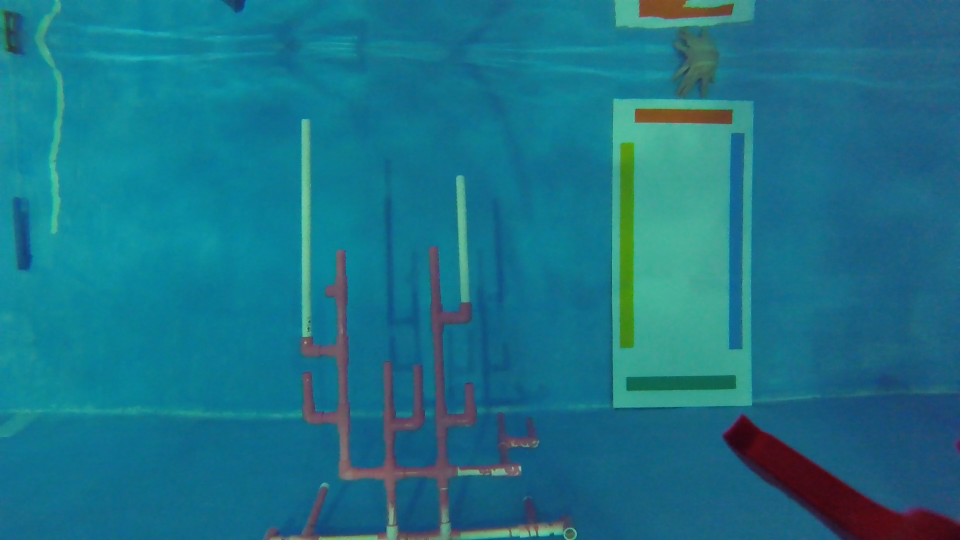
#> input picture photos/Capture.png, 1920 x 1080 px, found by its file name (shown at 1/2 size)
$ python test3.py
#> lines starting #> are read from the running program, lines starting #| are printed output that depends on the picture; after the words box and inside, x2 and y2 are one past the last pixel; in counts of white or black regions, pixels touching at a corner belong together
import matplotlib.pyplot as plt
import math
import numpy as np
from matplotlib import pyplot as plt
import cv2
import imutils

def linelen(x):
    return math.sqrt( pow(x[3]-x[1], 2) + pow(x[2]-x[0], 2) )

#x1, y1, x2, y2
def para_project(line1, line2):
    A = line1[0] - line2[0]
    B = line1[1] - line2[1]
    C = line2[2] - line2[0]
    D = line2[3] - line2[1]
    dot = A * C + B * D
    len_sq = C * C + D * D
    param = dot / len_sq
    newx = line2[0] + param * C
    newy = line2[1] + param * D
    deltax = newx - line1[0]
    deltay = newy - line1[1]
    line3 = [line1[0]+deltax, line1[1]+deltay, line1[2]+deltax, line1[3]+deltay]

    bigli = [ [line3[0], line3[1], line2[0], line2[1]], [line3[0], line3[1], line2[2], line2[3]], [line3[2], line3[3], line2[0], line2[1]], [line3[2], line3[3], line2[2], line2[3]] ]
    maxlen = 0
    for trycoords in bigli:
        templen = linelen(trycoords)
        if(templen > maxlen):
            maxlen = templen
            coords = trycoords
    line4 = coords

    if( (linelen(line3) + linelen(line2)) >= linelen(line4) ):
        return True
    return False


def find_slope(x):
    if(x[2] == x[0]):
        return np.nan
    return (x[3]-x[1])/(x[2]-x[0])


def find_parallels(slopes, lines):
    di = {}
    for idx, slope in enumerate(slopes):
        for jdx, pair in enumerate(slopes):
            #if (jdx > idx): #no symmetry
            if not (jdx == idx):
                if((np.isnan(slope) and np.isnan(pair)) or (slope == pair)):  #is parallel
                    if( para_project(lines[idx], lines[jdx]) ):
                        di_li_add(di, idx, jdx)
    return di

def di_li_add(di, i, j):
    if(i in di.keys()):
        di[i].append(j)
    else:
        di[i] = [j]


def find_orthos(keep, slopes, lines):
    stuff = {}
    for line in keep:
        for idx, slope in enumerate(slopes):
            #if(idx > line): #no symmetry
            if(np.isnan(slopes[line])):
                if(slope == 0):

                    for i in keep[line]:
                        if( ortho_project( lines[line], lines[i], lines[idx] ) ):
                            if not(idx in stuff):
                                stuff[idx] = set()
                                stuff[idx].add( frozenset([line, i]) )
                            else:
                                stuff[idx].add( frozenset([line, i]) )

            elif(slopes[line] == 0):
                if(np.isnan(slope)):

                    for i in keep[line]:
                        if( ortho_project( lines[line], lines[i], lines[idx] ) ):
                            if not(idx in stuff):
                                stuff[idx] = set()
                                stuff[idx].add( frozenset([line, i]) )
                            else:
                                stuff[idx].add( frozenset([line, i]) )

            elif(slopes[line] * slope == -1):   #orthogonal

                for i in keep[line]:
                    if( ortho_project( lines[line], lines[i], lines[idx] ) ):
                        if not(idx in stuff):
                            stuff[idx] = set()
                            stuff[idx].add( frozenset([line, i]) )
                        else:
                            stuff[idx].add( frozenset([line, i]) )

    return stuff


def ortho_project(para1, para2, orth):
    A = para1[0] - orth[0]
    B = para1[1] - orth[1]
    C = orth[2] - orth[0]
    D = orth[3] - orth[1]
    dot = A * C + B * D
    len_sq = C * C + D * D
    param = dot / len_sq
    newx1 = orth[0] + param * C
    newy1 = orth[1] + param * D

    A = para2[0] - orth[0]
    B = para2[1] - orth[1]
    C = orth[2] - orth[0]
    D = orth[3] - orth[1]
    dot = A * C + B * D
    len_sq = C * C + D * D
    param = dot / len_sq
    newx2 = orth[0] + param * C
    newy2 = orth[1] + param * D

    line3 = [newx1, newy1, newx2, newy2]
    #case x1,y1 of orth lie on line3
    if( (orth[0] <= max(line3[0], line3[2])) and (orth[0] >= min(line3[0], line3[2])) and (orth[1] <= max(line3[1], line3[3])) and (orth[1] <= max(line3[1], line3[3])) ):
        return True
    #case x2,y2 of orth lie on line3
    if( (orth[2] <= max(line3[0], line3[2])) and (orth[2] >= min(line3[0], line3[2])) and (orth[3] <= max(line3[1], line3[3])) and (orth[3] <= max(line3[1], line3[3])) ):
        return True
    #case line3 is inside of orth, test with one point on line3
    if( (line3[0] <= max(orth[0], orth[2])) and (line3[2] >= min(orth[0], orth[2])) and (line3[3] <= max(orth[1], orth[3])) and (line3[3] <= max(orth[1], orth[3])) ):
        return True
    return False


def show_desired_rect(lines, done, picture):
    max_perim = 0
    biggest = []
    coords = []
    for i,j,k,l in done:
        minx = min( lines[i][0], lines[i][2], lines[j][0], lines[j][2], lines[k][0], lines[k][2], lines[l][0], lines[l][2] )
        maxx = max( lines[i][0], lines[i][2], lines[j][0], lines[j][2], lines[k][0], lines[k][2], lines[l][0], lines[l][2] )
        miny = min( lines[i][1], lines[i][3], lines[j][1], lines[j][3], lines[k][1], lines[k][3], lines[l][1], lines[l][3] )
        maxy = max( lines[i][1], lines[i][3], lines[j][1], lines[j][3], lines[k][1], lines[k][3], lines[l][1], lines[l][3] )
        perimeter = (maxx - minx) * 2 + (maxy - miny) * 2
        tot = linelen(lines[i]) + linelen(lines[j]) + linelen(lines[k]) + linelen(lines[l])
        if( tot / perimeter > max_perim ):
            max_perim = tot / perimeter
            biggest = [i,j,k,l]
            coords = [minx, maxx, miny, maxy]

    crop_picture = picture[coords[2]:coords[3], coords[0]:coords[1]]

    plt.imshow(crop_picture,cmap = 'gray')

    #plt.imshow(picture,cmap = 'gray')
    '''
    l1x = [ lines[biggest[0]][0], lines[biggest[0]][2] ]
    l1y = [ lines[biggest[0]][1], lines[biggest[0]][3] ]
    l2x = [ lines[biggest[1]][0], lines[biggest[1]][2] ]
    l2y = [ lines[biggest[1]][1], lines[biggest[1]][3] ]
    l3x = [ lines[biggest[2]][0], lines[biggest[2]][2] ]
    l3y = [ lines[biggest[2]][1], lines[biggest[2]][3] ]
    l4x = [ lines[biggest[3]][0], lines[biggest[3]][2] ]
    l4y = [ lines[biggest[3]][1], lines[biggest[3]][3] ]
    plt.plot(l1x, l1y, '--')
    plt.plot(l2x, l2y, '--')
    plt.plot(l3x, l3y, '--')
    plt.plot(l4x, l4y, '--')
    '''
    plt.show()


def show_all_rects(lines, done, picture):
    #count = 0
    #plt.imshow(picture, cmap='gray')
    for i,j,k,l in done:
        #if(count == 30):
        #    break
        #count += 1
        l1x = [ lines[i][0], lines[i][2] ]
        l1y = [ lines[i][1], lines[i][3] ]
        l2x = [ lines[j][0], lines[j][2] ]
        l2y = [ lines[j][1], lines[j][3] ]
        l3x = [ lines[k][0], lines[k][2] ]
        l3y = [ lines[k][1], lines[k][3] ]
        l4x = [ lines[l][0], lines[l][2] ]
        l4y = [ lines[l][1], lines[l][3] ]
        plt.plot(l1x, l1y, '--')
        plt.plot(l2x, l2y, '--')
        plt.plot(l3x, l3y, '--')
        plt.plot(l4x, l4y, '--')

    plt.show()


def operate(lines, picture):
    slopes = np.apply_along_axis( find_slope, 1, lines )
    keep = find_parallels(slopes, lines)

    #ortho: para para
    threes = find_orthos(keep, slopes, lines)

    done = set()
    for ortho in threes:
        if(ortho in keep):
            for para1, para2 in threes[ortho]:
                for testortho in keep[ortho]:
                    if( ortho_project(lines[para1], lines[para2], lines[testortho]) ):
                        done.add( frozenset([ortho, para1, para2, testortho]) )
    if(done):
        #show_all_rects(lines, done, picture)
        show_desired_rect(lines, done, picture)
    else:
        print('Oops')


def get_lines():
    image = cv2.imread('../photos/Capture.png', -1)
#> image is the input picture: shape (1080, 1920, 3); mean B, G, R 135.8, 115, 26.7
    #image = cv2.imread('../photos/box3crop.png', -1)
    #image = cv2.imread('../photos/three.jpg', -1)
    resized = imutils.resize(image, width=300)
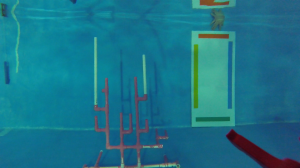
#> resized: shape (168, 300, 3); mean B, G, R 135.8, 115, 26.7
    ratio = image.shape[0] / float(resized.shape[0])
#> ratio = 6.43
    new_image = resized.copy()
    edges = cv2.Canny(resized, 10, 100, 3, L2gradient=True)
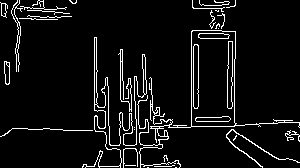
#> edges: shape (168, 300); 6.7% white in thin lines or dots
    #Hough
    minLineLength = 250
    maxLineGap = 5
    #lines = np.squeeze(cv2.HoughLinesP(edges,3,np.pi/30,30,minLineLength,maxLineGap))
    lines = np.squeeze(cv2.HoughLinesP(edges, 3, np.pi/90, 30, minLineLength=25, maxLineGap=5))
#> lines = 27 rows, first 6: [245, 124, 299, 122], [209, 121, 234, 121], [120, 85, 152, 99], [191, 126, 234, 126], [191, 125, 191, 31], [150, 106, 179, 127]

    for li in lines:
        x1, y1, x2, y2 = li
        cv2.line(new_image,(x1,y1),(x2,y2),(0,255,0),1)
#> this loop made 27 passes
#> (x1, y1, x2, y2) on passes 1 to 12: (245, 124, 299, 122), (209, 121, 234, 121), (120, 85, 152, 99), (191, 126, 234, 126), (191, 125, 191, 31), (150, 106, 179, 127), (123, 139, 123, 167), (96, 83, 97, 131), (122, 80, 122, 53), (234, 97, 235, 138), (63, 130, 95, 130), (119, 165, 152, 165)
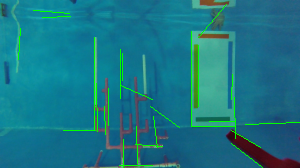
#> new_image: shape (168, 300, 3); 2.15% of pixels changed, all inside (x1, y1, x2, y2) = (18, 4, 300, 168)
    cv2.line(new_image,(3,3),(53,3),(0,255,0),1)
#> new_image: shape (168, 300, 3); 0.1% of pixels changed, all inside (x1, y1, x2, y2) = (3, 3, 54, 4)

    plt.subplot(131),plt.imshow(image,cmap = 'gray')
    plt.title('Original Image'), plt.xticks([]), plt.yticks([])
    plt.subplot(132),plt.imshow(edges,cmap = 'gray')
    plt.title('Edge Image'), plt.xticks([]), plt.yticks([])
    plt.subplot(133),plt.imshow(new_image,cmap = 'gray')
    plt.title('Hough Image'), plt.xticks([]), plt.yticks([])
    plt.show()
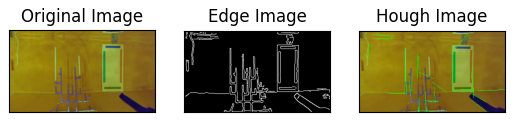
#> figure drawn by matplotlib, 3 panels; B, G, R data is drawn as R, G, B

    return lines, resized


if __name__ == "__main__":
    # [7 lines of commented-out code are left out]
    lines, resized = get_lines()
    operate(lines, resized)
#> the loop in find_parallels, `for idx, slope in enumerate(slopes):` made 27 passes
#> slope on passes 1, 3, 6, 8, 10, 13, 16, 17, 18, 19, 20, 21: -0.037, 0.438, 0.724, 48, 41, 28, -1.18, 37, 7.75, 0.0833, -25, nan
#> slope on passes 2, 4, 5, 7, 9, 11: 0, 0, nan, nan, nan, 0
#> the loop in find_orthos, `for line in keep:` made 8 passes
#> line on passes 2 to 8: 3, 4, 8, 13, 14, 20, 22
#> the loop in operate, `for ortho in threes:` made 10 passes
#> ortho on passes 1 to 10: 4, 6, 8, 13, 14, 20, 22, 3, 10, 11
#> in show_desired_rect, `crop_picture = picture[coords[2]:coords[3], coords[0]:coords[1]]`:
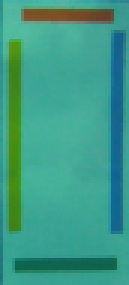
#> crop_picture: shape (95, 43, 3) (shown 3 times larger); mean B, G, R 134, 155.3, 60.9
